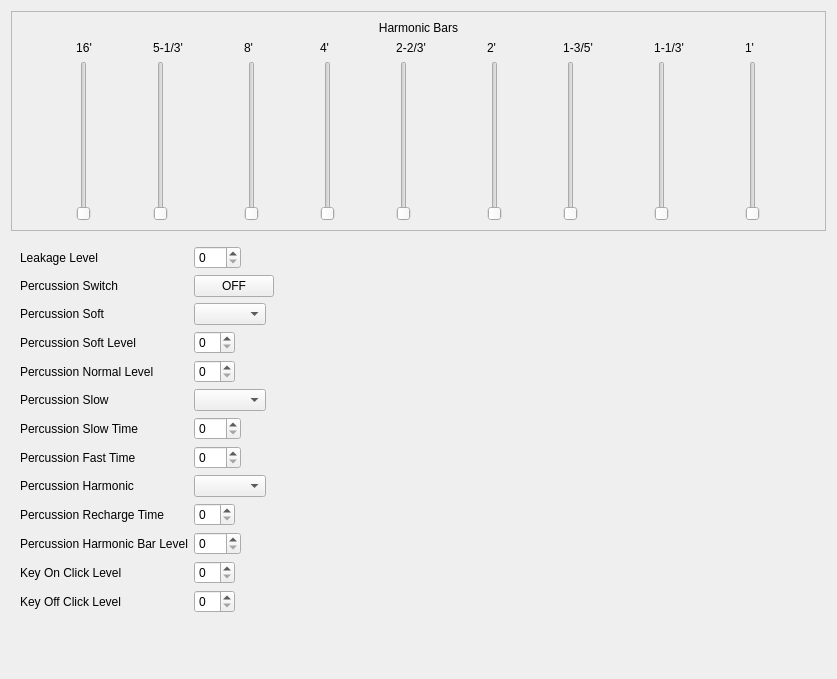
<?xml version="1.0" encoding="UTF-8"?>
<ui version="4.0">
 <class>TWOrganEditor</class>
 <widget class="QWidget" name="TWOrganEditor">
  <property name="geometry">
   <rect>
    <x>0</x>
    <y>0</y>
    <width>837</width>
    <height>679</height>
   </rect>
  </property>
  <property name="windowTitle">
   <string>TW Organ Editor</string>
  </property>
  <property name="autoFillBackground">
   <bool>true</bool>
  </property>
  <layout class="QVBoxLayout" name="verticalLayout">
   <item>
    <widget class="QFrame" name="HarmonicBarsFrame">
     <property name="maximumSize">
      <size>
       <width>16777215</width>
       <height>220</height>
      </size>
     </property>
     <property name="frameShape">
      <enum>QFrame::Shape::StyledPanel</enum>
     </property>
     <property name="frameShadow">
      <enum>QFrame::Shadow::Raised</enum>
     </property>
     <layout class="QGridLayout" name="gridLayout">
      <item row="2" column="2">
       <widget class="QSlider" name="Slider8">
        <property name="maximum">
         <number>8</number>
        </property>
        <property name="tracking">
         <bool>false</bool>
        </property>
        <property name="orientation">
         <enum>Qt::Orientation::Vertical</enum>
        </property>
       </widget>
      </item>
      <item row="2" column="5">
       <widget class="QSlider" name="Slider2">
        <property name="maximum">
         <number>8</number>
        </property>
        <property name="tracking">
         <bool>false</bool>
        </property>
        <property name="orientation">
         <enum>Qt::Orientation::Vertical</enum>
        </property>
       </widget>
      </item>
      <item row="1" column="6">
       <widget class="QLabel" name="label_7">
        <property name="sizePolicy">
         <sizepolicy hsizetype="Fixed" vsizetype="Preferred">
          <horstretch>0</horstretch>
          <verstretch>0</verstretch>
         </sizepolicy>
        </property>
        <property name="text">
         <string>1-3/5'</string>
        </property>
        <property name="alignment">
         <set>Qt::AlignmentFlag::AlignCenter</set>
        </property>
       </widget>
      </item>
      <item row="2" column="6">
       <widget class="QSlider" name="Slider135">
        <property name="maximum">
         <number>8</number>
        </property>
        <property name="tracking">
         <bool>false</bool>
        </property>
        <property name="orientation">
         <enum>Qt::Orientation::Vertical</enum>
        </property>
       </widget>
      </item>
      <item row="1" column="1">
       <widget class="QLabel" name="label_2">
        <property name="sizePolicy">
         <sizepolicy hsizetype="Fixed" vsizetype="Preferred">
          <horstretch>0</horstretch>
          <verstretch>0</verstretch>
         </sizepolicy>
        </property>
        <property name="text">
         <string>5-1/3'</string>
        </property>
        <property name="alignment">
         <set>Qt::AlignmentFlag::AlignCenter</set>
        </property>
       </widget>
      </item>
      <item row="1" column="5">
       <widget class="QLabel" name="label_6">
        <property name="sizePolicy">
         <sizepolicy hsizetype="Fixed" vsizetype="Preferred">
          <horstretch>0</horstretch>
          <verstretch>0</verstretch>
         </sizepolicy>
        </property>
        <property name="text">
         <string>2'</string>
        </property>
        <property name="alignment">
         <set>Qt::AlignmentFlag::AlignCenter</set>
        </property>
       </widget>
      </item>
      <item row="2" column="8">
       <widget class="QSlider" name="Slider1">
        <property name="maximum">
         <number>8</number>
        </property>
        <property name="tracking">
         <bool>false</bool>
        </property>
        <property name="orientation">
         <enum>Qt::Orientation::Vertical</enum>
        </property>
       </widget>
      </item>
      <item row="1" column="7">
       <widget class="QLabel" name="label_8">
        <property name="sizePolicy">
         <sizepolicy hsizetype="Fixed" vsizetype="Preferred">
          <horstretch>0</horstretch>
          <verstretch>0</verstretch>
         </sizepolicy>
        </property>
        <property name="text">
         <string>1-1/3'</string>
        </property>
        <property name="alignment">
         <set>Qt::AlignmentFlag::AlignCenter</set>
        </property>
       </widget>
      </item>
      <item row="1" column="0">
       <widget class="QLabel" name="label">
        <property name="sizePolicy">
         <sizepolicy hsizetype="Fixed" vsizetype="Preferred">
          <horstretch>0</horstretch>
          <verstretch>0</verstretch>
         </sizepolicy>
        </property>
        <property name="text">
         <string>16'</string>
        </property>
        <property name="alignment">
         <set>Qt::AlignmentFlag::AlignCenter</set>
        </property>
       </widget>
      </item>
      <item row="2" column="1">
       <widget class="QSlider" name="Slider513">
        <property name="maximum">
         <number>8</number>
        </property>
        <property name="tracking">
         <bool>false</bool>
        </property>
        <property name="orientation">
         <enum>Qt::Orientation::Vertical</enum>
        </property>
       </widget>
      </item>
      <item row="2" column="4">
       <widget class="QSlider" name="Slider223">
        <property name="maximum">
         <number>8</number>
        </property>
        <property name="tracking">
         <bool>false</bool>
        </property>
        <property name="orientation">
         <enum>Qt::Orientation::Vertical</enum>
        </property>
       </widget>
      </item>
      <item row="1" column="3">
       <widget class="QLabel" name="label_4">
        <property name="sizePolicy">
         <sizepolicy hsizetype="Fixed" vsizetype="Preferred">
          <horstretch>0</horstretch>
          <verstretch>0</verstretch>
         </sizepolicy>
        </property>
        <property name="text">
         <string>4'</string>
        </property>
        <property name="alignment">
         <set>Qt::AlignmentFlag::AlignCenter</set>
        </property>
       </widget>
      </item>
      <item row="2" column="3">
       <widget class="QSlider" name="Slider4">
        <property name="maximum">
         <number>8</number>
        </property>
        <property name="tracking">
         <bool>false</bool>
        </property>
        <property name="orientation">
         <enum>Qt::Orientation::Vertical</enum>
        </property>
       </widget>
      </item>
      <item row="1" column="8">
       <widget class="QLabel" name="label_9">
        <property name="sizePolicy">
         <sizepolicy hsizetype="Fixed" vsizetype="Preferred">
          <horstretch>0</horstretch>
          <verstretch>0</verstretch>
         </sizepolicy>
        </property>
        <property name="text">
         <string>1'</string>
        </property>
        <property name="alignment">
         <set>Qt::AlignmentFlag::AlignCenter</set>
        </property>
       </widget>
      </item>
      <item row="1" column="2">
       <widget class="QLabel" name="label_3">
        <property name="sizePolicy">
         <sizepolicy hsizetype="Fixed" vsizetype="Preferred">
          <horstretch>0</horstretch>
          <verstretch>0</verstretch>
         </sizepolicy>
        </property>
        <property name="text">
         <string>8'</string>
        </property>
        <property name="alignment">
         <set>Qt::AlignmentFlag::AlignCenter</set>
        </property>
       </widget>
      </item>
      <item row="2" column="0">
       <widget class="QSlider" name="Slider16">
        <property name="maximum">
         <number>8</number>
        </property>
        <property name="tracking">
         <bool>false</bool>
        </property>
        <property name="orientation">
         <enum>Qt::Orientation::Vertical</enum>
        </property>
       </widget>
      </item>
      <item row="2" column="7">
       <widget class="QSlider" name="Slider113">
        <property name="maximum">
         <number>8</number>
        </property>
        <property name="tracking">
         <bool>false</bool>
        </property>
        <property name="orientation">
         <enum>Qt::Orientation::Vertical</enum>
        </property>
       </widget>
      </item>
      <item row="1" column="4">
       <widget class="QLabel" name="label_5">
        <property name="sizePolicy">
         <sizepolicy hsizetype="Fixed" vsizetype="Preferred">
          <horstretch>0</horstretch>
          <verstretch>0</verstretch>
         </sizepolicy>
        </property>
        <property name="text">
         <string>2-2/3'</string>
        </property>
        <property name="alignment">
         <set>Qt::AlignmentFlag::AlignCenter</set>
        </property>
       </widget>
      </item>
      <item row="0" column="2" colspan="5">
       <widget class="QLabel" name="label_10">
        <property name="text">
         <string>Harmonic Bars</string>
        </property>
        <property name="alignment">
         <set>Qt::AlignmentFlag::AlignCenter</set>
        </property>
       </widget>
      </item>
     </layout>
    </widget>
   </item>
   <item>
    <widget class="QWidget" name="ParametersWidget" native="true">
     <layout class="QFormLayout" name="formLayout">
      <item row="0" column="0">
       <widget class="QLabel" name="label_11">
        <property name="text">
         <string>Leakage Level</string>
        </property>
       </widget>
      </item>
      <item row="0" column="1">
       <widget class="QSpinBox" name="LeakageLevelBox">
        <property name="sizePolicy">
         <sizepolicy hsizetype="Fixed" vsizetype="Fixed">
          <horstretch>0</horstretch>
          <verstretch>0</verstretch>
         </sizepolicy>
        </property>
        <property name="maximum">
         <number>127</number>
        </property>
       </widget>
      </item>
      <item row="1" column="0">
       <widget class="QLabel" name="label_12">
        <property name="text">
         <string>Percussion Switch</string>
        </property>
       </widget>
      </item>
      <item row="2" column="0">
       <widget class="QLabel" name="label_13">
        <property name="text">
         <string>Percussion Soft</string>
        </property>
       </widget>
      </item>
      <item row="3" column="0">
       <widget class="QLabel" name="label_14">
        <property name="text">
         <string>Percussion Soft Level</string>
        </property>
       </widget>
      </item>
      <item row="4" column="0">
       <widget class="QLabel" name="label_15">
        <property name="text">
         <string>Percussion Normal Level</string>
        </property>
       </widget>
      </item>
      <item row="2" column="1">
       <widget class="QComboBox" name="PercussionSoftBox">
        <property name="sizePolicy">
         <sizepolicy hsizetype="Fixed" vsizetype="Fixed">
          <horstretch>0</horstretch>
          <verstretch>0</verstretch>
         </sizepolicy>
        </property>
       </widget>
      </item>
      <item row="3" column="1">
       <widget class="QSpinBox" name="PercussionSoftLevelBox">
        <property name="sizePolicy">
         <sizepolicy hsizetype="Fixed" vsizetype="Fixed">
          <horstretch>0</horstretch>
          <verstretch>0</verstretch>
         </sizepolicy>
        </property>
        <property name="maximum">
         <number>15</number>
        </property>
       </widget>
      </item>
      <item row="4" column="1">
       <widget class="QSpinBox" name="PercussionNormalLevelBox">
        <property name="sizePolicy">
         <sizepolicy hsizetype="Fixed" vsizetype="Fixed">
          <horstretch>0</horstretch>
          <verstretch>0</verstretch>
         </sizepolicy>
        </property>
        <property name="maximum">
         <number>15</number>
        </property>
       </widget>
      </item>
      <item row="1" column="1">
       <widget class="OnOffButton" name="PercussionSwitchBtn">
        <property name="sizePolicy">
         <sizepolicy hsizetype="Fixed" vsizetype="Fixed">
          <horstretch>0</horstretch>
          <verstretch>0</verstretch>
         </sizepolicy>
        </property>
        <property name="text">
         <string>OFF</string>
        </property>
        <property name="checkable">
         <bool>true</bool>
        </property>
       </widget>
      </item>
      <item row="5" column="0">
       <widget class="QLabel" name="label_16">
        <property name="text">
         <string>Percussion Slow</string>
        </property>
       </widget>
      </item>
      <item row="6" column="0">
       <widget class="QLabel" name="label_17">
        <property name="text">
         <string>Percussion Slow Time</string>
        </property>
       </widget>
      </item>
      <item row="7" column="0">
       <widget class="QLabel" name="label_18">
        <property name="text">
         <string>Percussion Fast Time</string>
        </property>
       </widget>
      </item>
      <item row="8" column="0">
       <widget class="QLabel" name="label_19">
        <property name="text">
         <string>Percussion Harmonic</string>
        </property>
       </widget>
      </item>
      <item row="9" column="0">
       <widget class="QLabel" name="label_20">
        <property name="text">
         <string>Percussion Recharge Time</string>
        </property>
       </widget>
      </item>
      <item row="10" column="0">
       <widget class="QLabel" name="label_21">
        <property name="text">
         <string>Percussion Harmonic Bar Level</string>
        </property>
       </widget>
      </item>
      <item row="11" column="0">
       <widget class="QLabel" name="label_22">
        <property name="text">
         <string>Key On Click Level</string>
        </property>
       </widget>
      </item>
      <item row="12" column="0">
       <widget class="QLabel" name="label_23">
        <property name="text">
         <string>Key Off Click Level</string>
        </property>
       </widget>
      </item>
      <item row="5" column="1">
       <widget class="QComboBox" name="PercussionSlowBox">
        <property name="sizePolicy">
         <sizepolicy hsizetype="Fixed" vsizetype="Fixed">
          <horstretch>0</horstretch>
          <verstretch>0</verstretch>
         </sizepolicy>
        </property>
       </widget>
      </item>
      <item row="6" column="1">
       <widget class="QSpinBox" name="PercussionSlowTimeBox">
        <property name="sizePolicy">
         <sizepolicy hsizetype="Fixed" vsizetype="Fixed">
          <horstretch>0</horstretch>
          <verstretch>0</verstretch>
         </sizepolicy>
        </property>
        <property name="maximum">
         <number>127</number>
        </property>
       </widget>
      </item>
      <item row="7" column="1">
       <widget class="QSpinBox" name="PercussionFastTimeBox">
        <property name="sizePolicy">
         <sizepolicy hsizetype="Fixed" vsizetype="Fixed">
          <horstretch>0</horstretch>
          <verstretch>0</verstretch>
         </sizepolicy>
        </property>
        <property name="maximum">
         <number>127</number>
        </property>
       </widget>
      </item>
      <item row="8" column="1">
       <widget class="QComboBox" name="PercussionHarmonicBox">
        <property name="sizePolicy">
         <sizepolicy hsizetype="Fixed" vsizetype="Fixed">
          <horstretch>0</horstretch>
          <verstretch>0</verstretch>
         </sizepolicy>
        </property>
       </widget>
      </item>
      <item row="9" column="1">
       <widget class="QSpinBox" name="PercussionRechargeTimeBox">
        <property name="sizePolicy">
         <sizepolicy hsizetype="Fixed" vsizetype="Fixed">
          <horstretch>0</horstretch>
          <verstretch>0</verstretch>
         </sizepolicy>
        </property>
        <property name="maximum">
         <number>15</number>
        </property>
       </widget>
      </item>
      <item row="10" column="1">
       <widget class="QSpinBox" name="PercussionHBarLevelBox">
        <property name="sizePolicy">
         <sizepolicy hsizetype="Fixed" vsizetype="Fixed">
          <horstretch>0</horstretch>
          <verstretch>0</verstretch>
         </sizepolicy>
        </property>
        <property name="maximum">
         <number>127</number>
        </property>
       </widget>
      </item>
      <item row="11" column="1">
       <widget class="QSpinBox" name="KeyOnClickLevelBox">
        <property name="sizePolicy">
         <sizepolicy hsizetype="Fixed" vsizetype="Fixed">
          <horstretch>0</horstretch>
          <verstretch>0</verstretch>
         </sizepolicy>
        </property>
        <property name="maximum">
         <number>31</number>
        </property>
       </widget>
      </item>
      <item row="12" column="1">
       <widget class="QSpinBox" name="KeyOffClickLevelBox">
        <property name="sizePolicy">
         <sizepolicy hsizetype="Fixed" vsizetype="Fixed">
          <horstretch>0</horstretch>
          <verstretch>0</verstretch>
         </sizepolicy>
        </property>
        <property name="maximum">
         <number>31</number>
        </property>
       </widget>
      </item>
     </layout>
    </widget>
   </item>
  </layout>
 </widget>
 <customwidgets>
  <customwidget>
   <class>OnOffButton</class>
   <extends>QPushButton</extends>
   <header>onoffbutton.h</header>
  </customwidget>
 </customwidgets>
 <resources/>
 <connections/>
</ui>
